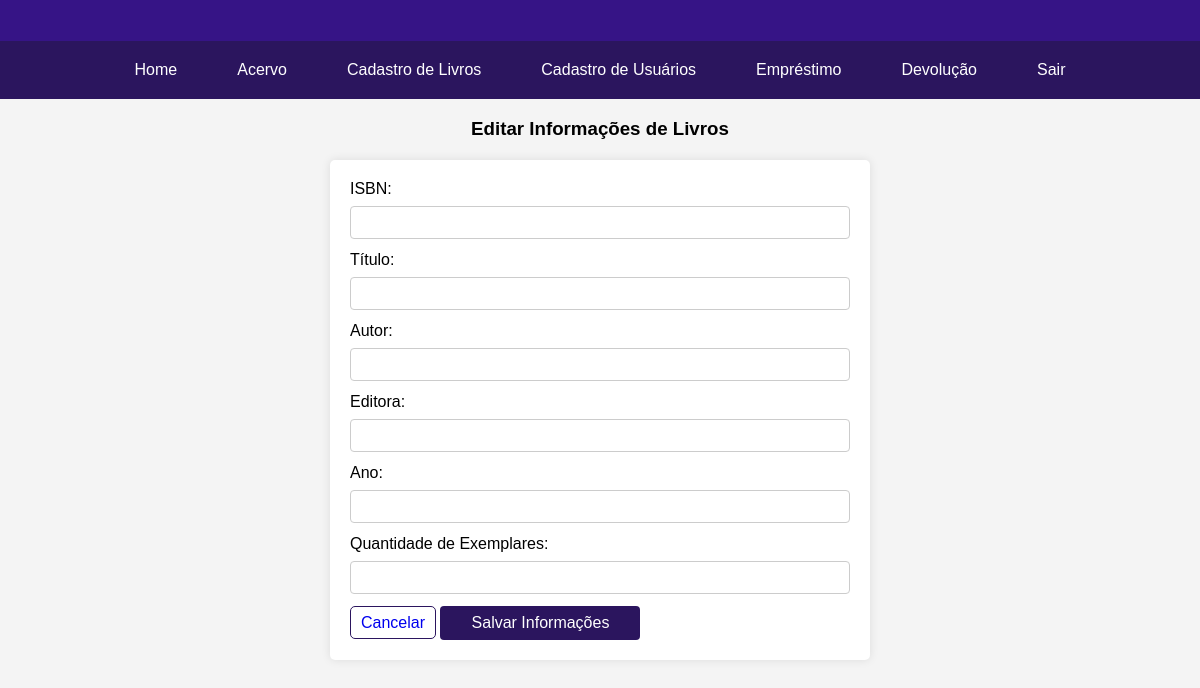
/adm/acervo/editar/2, run on an earlier commit of the app's database.
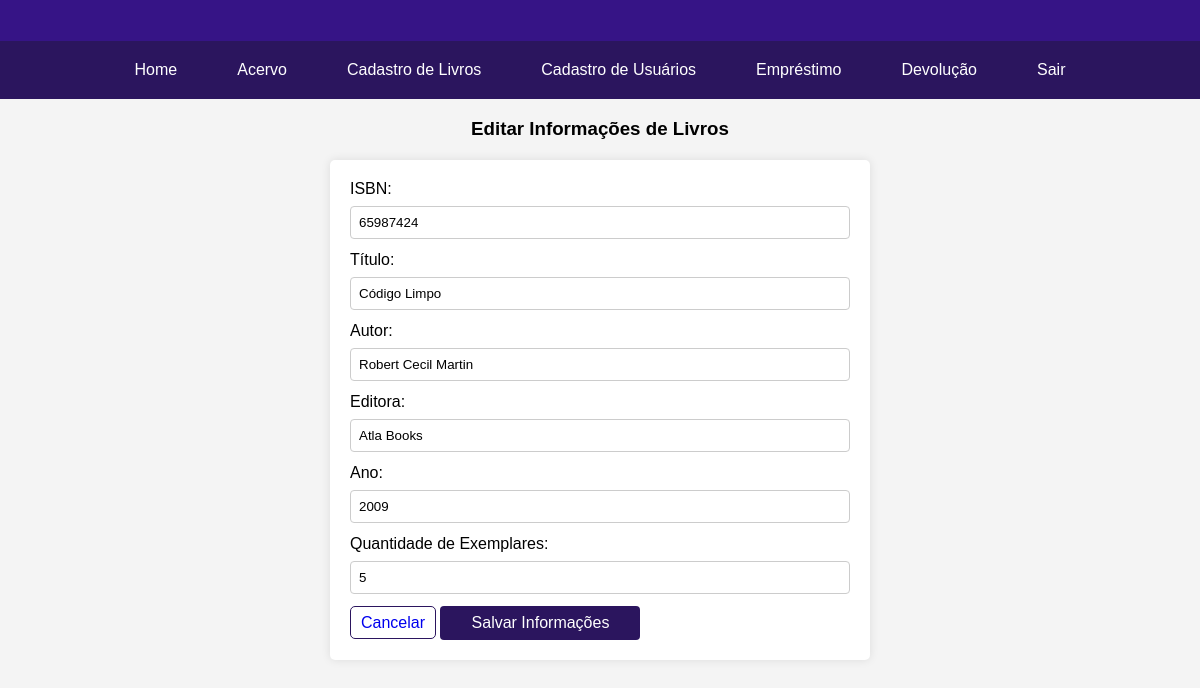
And on a later commit of the database.
### app.py (models this page shows)
class Livro(db.Model):
    id = db.Column(db.Integer, primary_key=True)
    isbn = db.Column(db.String(20), unique = True, nullable = False)
    titulo = db.Column(db.String(200), nullable=False)
    autor = db.Column(db.String(100), nullable=False)
    editora = db.Column(db.String(200), nullable=False)
    ano = db.Column(db.String(100), nullable=False)
    disponivel = db.Column(db.Boolean, default=True)
    quantidade_exemplares = db.Column(db.Integer, nullable=False)

### app.py (the view, shortened to what this page needs)
@app.route('/adm/acervo/editar/<int:livro_id>', methods=['GET', 'POST'])
def editar_livro(livro_id):
    livro = Livro.query.get(livro_id)
    return render_template('editar_livro.html', livro=livro)

### templates/editar_livro.html (shortened to what this page needs)
<!DOCTYPE html>
<html lang="pt-br">
<head>
    <link rel="stylesheet" href="/static/editar_livro.css">
</head>
<body>
    <header>
    </header>
    <nav>
        <a href="/adm">Home</a>
        <a href="/adm/acervo">Acervo</a>
        <a href="/adm/livros/cadastrar">Cadastro de Livros</a>
        <a href="/adm/usuarios/cadastrar">Cadastro de Usuários</a>
        <a href="/adm/emprestimo">Empréstimo</a>
        <a href="/adm/devolucao">Devolução</a>
        <a href="/">Sair</a>
    </nav>
    <h3>Editar Informações de Livros</h3>
    <div>
        <form method="post" action="/adm/acervo/editar/{{ livro.id }}">
            <label for="isbn">ISBN:</label>
            <input type="text" name="isbn" value="{{ livro.isbn }}" required>
            <label for="titulo">Título:</label>
            <input type="text" name="titulo" value="{{ livro.titulo }}" required>
            <label for="autor">Autor:</label>
            <input type="text" name="autor" value="{{ livro.autor }}" required>
            <label for="editora">Editora:</label>
            <input type="text" name="editora" value="{{ livro.editora }}" required>
            <label for="ano">Ano:</label>
            <input type="text" name="ano" value="{{ livro.ano }}" required>
            <label for="quantidade_exemplares">Quantidade de Exemplares:</label>
            <input type="text" name="quantidade_exemplares" value="{{ livro.quantidade_exemplares }}" required>
            <a href="/adm" class="cancelar">Cancelar</a>
            <button type="submit">Salvar Informações</button>
        </form>
    </div>
</body>
</html>

### static/editar_livro.css (style rules this page uses)
body { font-family: 'Arial', sans-serif; background-color: #f4f4f4; margin: 0; padding: 0; }
header { background-color: #361486; color: #fff; padding: 10px 0; text-align: center; }
nav { display: flex; justify-content: center; background-color: #2b155e; padding: 10px 0; }
nav a { color: #fff; text-decoration: none; padding: 10px 20px; margin: 0 10px; border-radius: 4px; }
h3 { text-align: center; }
div { max-width: 500px; margin: 20px auto; padding: 20px; background-color: #ffffff; border-radius: 5px; box-shadow: 0 0 10px rgba(0, 0, 0, 0.1); }
label { display: block; margin-bottom: 8px; }
input { width: 100%; padding: 8px; margin-bottom: 12px; box-sizing: border-box; border: 1px solid #ccc; border-radius: 4px; }
button { font-size: 16px; background-color: #2b155e; margin-left: auto; width: 200px; color: #ffffff; padding: 8px 10px; border: none; border-radius: 4px; cursor: pointer; }
.cancelar { text-decoration: none; margin-right: auto; width: 100px; background-color:#ffffff; border-color: #2b155e; border-radius: 5px; border-style: solid; border-width: 1px; padding: 7px 10px; }

What changed in the data, as far as the page shows it:
added Livro: isbn "65987424", titulo "Código Limpo", autor "Robert Cecil Martin", editora "Atla Books", ano "2009", quantidade_exemplares "5"
